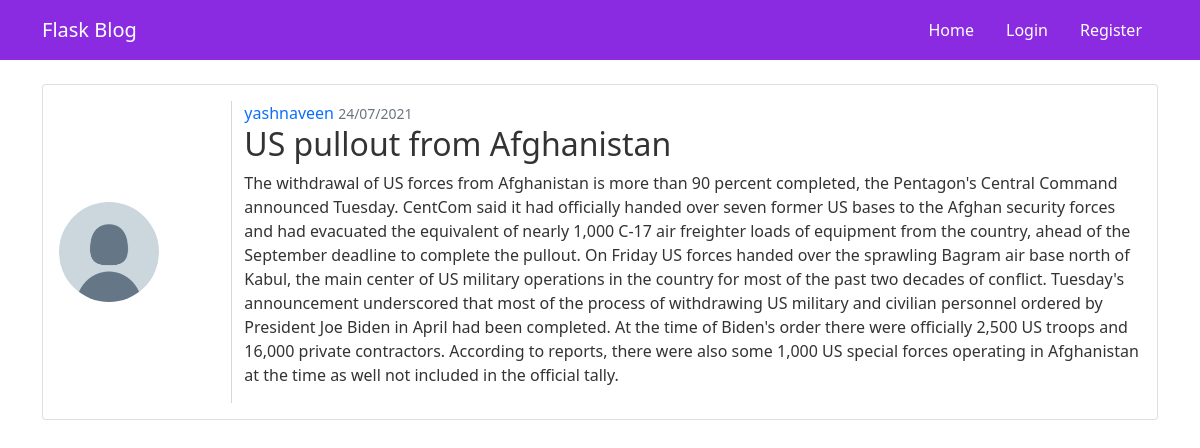
Screenshot of /post/2 with the database file from the repository.
### flaskblog/models.py (models this page shows, shortened)
class User(db.Model, UserMixin):
    id=db.Column(db.Integer,primary_key=True)
    username=db.Column(db.String(20),unique=True,nullable=False)
    email=db.Column(db.String(120),unique=True,nullable=False)
    image_file=db.Column(db.String(20),nullable=False,default='default.jpeg')
    password=db.Column(db.String(60),nullable=False)
    posts=db.relationship('Post',backref='author',lazy=True)

class Post(db.Model):
    id=db.Column(db.Integer,primary_key=True)
    title=db.Column(db.String(100),nullable=False)
    date_posted=db.Column(db.DateTime,nullable=False,default=datetime.utcnow)
    content=db.Column(db.Text, nullable=False)
    user_id=db.Column(db.Integer,db.ForeignKey('user.id'),nullable=False)

### flaskblog/routes.py (the view)
@app.route('/post/<int:post_id>', methods=['POST','GET'])
def post(post_id):
    post=Post.query.get_or_404(post_id)
    return render_template('post.html',title=post.title,post=post)

### flaskblog/templates/post.html (shortened to what this page needs)
{% extends 'layout.html' %}
{% block body %}
<div class="card my-4">
    <div class="card-body">
        <div class="row">
            <div class="col-2">
                <img class='rounded-circle post-img' src="{{url_for('static',filename=post.author.image_file)}}">
            </div>
            <div class="col-10">
                <a href="{{url_for('user_posts',username=post.author.username)}}">{{ post.author.username }}</a>
                <small class="text-muted">{{ post.date_posted.strftime('%d/%m/%Y') }}</small>
                <h2>{{post.title}}</h2>
                <p>{{post.content}}</p>
            </div>
        </div>
    </div>
</div>
{% endblock body %}

### flaskblog/static/style.css (style rules this page uses)
body { color: #333333; }
.card-body a { text-decoration: none; }
.post-img { height: 100px; width: 100px; }
.row { align-items: center; }
.col-10 { border-left: 1px solid #d0d8db; }

### rows the page displays
User: image_file (placeholder picture), author.username "yashnaveen"
Post: date_posted "24/07/2021", title "US pullout from Afghanistan", content "The withdrawal of US forces from Afghanistan is more than 90 percent completed, the Pentagon's Central Command announced Tuesday. CentCom said it had officially handed over seven former US bases to the Afghan security forces and had evacuated the equivalent of nearly 1,000 C-17 air freighter loads of equipment from the country, ahead of the September deadline to complete the pullout. On Friday US forces handed over the sprawling Bagram air base north of Kabul, the main center of US military operations in the country for most of the past two decades of conflict. Tuesday's announcement underscored that most of the process of withdrawing US military and civilian personnel ordered by President…"
